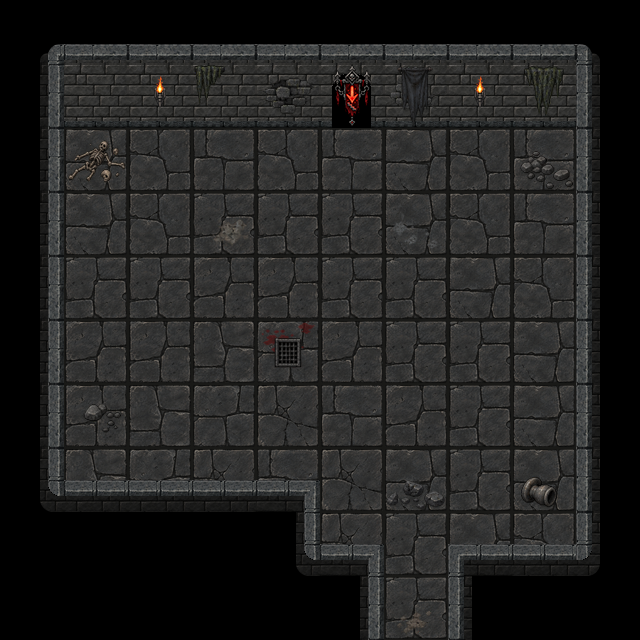

The image is a tile-based game level rendered from a .tmx file. Its description and complete source (layers, tilesets, objects, tile grids) follow:
An orthogonal 10x10 tile map with 64x64 px tiles, 8 tile layers (Ground, WallsFront_01, WallsBack_01, GroundDetails_02, ...), 4 tilesets and 10 objects (exit_up, exit_south).

<map version="1.10" tiledversion="1.12.2" orientation="orthogonal" renderorder="right-down" width="10" height="10" tilewidth="64" tileheight="64" infinite="0" nextlayerid="12" nextobjectid="12">
 <properties>
  <property name="enemy_spawn_mode" type="bool" value="true" />
 </properties>
 <tileset firstgid="1" source="../../act3_floor_64.tsx" />
 <tileset firstgid="9" source="../../my_tiles_textured.tsx" />
 <tileset firstgid="182" source="../../items.tsx" />
 <tileset firstgid="350" source="../../torches/torches.tsx" />
 <layer id="1" name="Ground" width="10" height="10">
  <data encoding="csv">
0,0,0,0,0,0,0,0,0,0,
0,3,4,5,1,2,3,4,8,0,
0,2,3,4,3,4,2,3,4,0,
0,2,3,1,1,1,2,3,4,0,
0,1,1,5,5,1,1,2,3,0,
0,5,5,6,7,5,1,1,2,0,
0,5,6,7,8,4,5,1,2,0,
0,6,7,8,4,8,2,1,2,0,
0,0,0,0,0,8,1,2,3,0,
0,0,0,0,0,0,1,0,0,0
</data>
 </layer>
 <layer id="2" name="WallsFront_01" width="10" height="10">
  <data encoding="csv">
0,0,0,0,0,0,0,0,0,0,
0,0,0,0,0,0,0,0,0,0,
0,0,0,0,0,0,0,0,0,0,
0,0,0,0,0,0,0,0,0,0,
0,0,0,0,0,0,0,0,0,0,
0,0,0,0,0,0,0,0,0,0,
0,0,0,0,0,0,0,0,0,0,
57,39,39,39,98,0,0,0,0,0,
0,0,0,0,57,98,0,97,39,55,
0,0,0,0,0,18,0,20,0,0
</data>
 </layer>
 <layer id="3" name="WallsBack_01" width="10" height="10">
  <data encoding="csv">
9,10,10,10,10,10,10,10,10,11,
18,19,19,19,19,77,19,19,19,20,
18,0,0,0,0,0,0,0,0,20,
18,0,0,0,0,0,0,0,0,20,
18,0,0,0,0,0,0,0,0,20,
18,0,0,0,0,0,0,0,0,20,
18,0,0,0,0,0,0,0,0,20,
0,0,0,0,0,0,0,0,0,20,
0,0,0,0,0,0,0,0,0,0,
0,0,0,0,0,0,0,0,0,0
</data>
 </layer>
 <layer id="11" name="GroundDetails_02" width="10" height="10">
  <data encoding="csv">
0,0,0,0,0,0,0,0,0,0,
0,0,0,0,0,0,0,0,0,0,
0,0,0,0,0,0,0,0,209,0,
0,0,0,280,0,0,0,0,0,0,
0,0,0,0,0,0,0,0,0,0,
0,0,0,0,207,0,0,0,0,0,
0,221,0,0,0,0,0,0,0,0,
0,0,0,0,0,0,0,0,0,0,
0,0,0,0,0,0,0,0,0,0,
0,0,0,0,0,0,282,0,0,0
</data>
 </layer>
 <layer id="4" name="GroundDetails_01" width="10" height="10">
  <data encoding="csv">
0,0,0,0,0,0,0,0,0,0,
0,0,0,0,0,0,0,0,0,0,
0,215,0,0,0,0,0,0,0,0,
0,0,0,0,0,0,264,0,0,0,
0,0,0,0,0,0,0,0,0,0,
0,0,0,0,194,0,0,0,0,0,
0,0,0,0,0,0,0,0,0,0,
0,0,0,0,0,0,251,0,232,0,
0,0,0,0,0,0,0,0,0,0,
0,0,0,0,0,0,0,0,0,0
</data>
 </layer>
 <layer id="7" name="DecorBack_02" width="10" height="10">
  <data encoding="csv">
0,0,0,0,0,0,0,0,0,0,
0,0,0,0,0,0,192,0,0,0,
0,0,0,0,0,0,0,0,0,0,
0,0,0,0,0,0,0,0,0,0,
0,0,0,0,0,0,0,0,0,0,
0,0,0,0,0,0,0,0,0,0,
0,0,0,0,0,0,0,0,0,0,
0,0,0,0,0,0,0,0,0,0,
0,0,0,0,0,0,0,0,0,0,
0,0,0,0,0,0,0,0,0,0
</data>
 </layer>
 <layer id="5" name="DecorBack_01" width="10" height="10">
  <data encoding="csv">
0,0,0,0,0,0,0,0,0,0,
0,0,0,245,191,87,261,0,257,0,
0,0,0,0,0,0,0,0,0,0,
0,0,0,0,0,0,0,0,0,0,
0,0,0,0,0,0,0,0,0,0,
0,0,0,0,0,0,0,0,0,0,
0,0,0,0,0,0,0,0,0,0,
0,0,0,0,0,0,0,0,0,0,
0,0,0,0,0,0,0,0,0,0,
0,0,0,0,0,0,0,0,0,0
</data>
 </layer>
 <layer id="6" name="Torches" width="10" height="10">
  <data encoding="csv">
0,0,0,0,0,0,0,0,0,0,
0,0,353,0,0,0,0,353,0,0,
0,0,0,0,0,0,0,0,0,0,
0,0,0,0,0,0,0,0,0,0,
0,0,0,0,0,0,0,0,0,0,
0,0,0,0,0,0,0,0,0,0,
0,0,0,0,0,0,0,0,0,0,
0,0,0,0,0,0,0,0,0,0,
0,0,0,0,0,0,0,0,0,0,
0,0,0,0,0,0,0,0,0,0
</data>
 </layer>
 <objectgroup id="8" name="Entities" />
 <objectgroup id="9" name="Connectors">
  <object id="7" name="exit_up" x="350.667" y="114.667">
   <point />
  </object>
  <object id="11" name="exit_south" x="414" y="622.667">
   <point />
  </object>
 </objectgroup>
 <objectgroup id="10" name="Blocked">
  <object id="2" x="594.667" y="149.333" width="36.6667" height="468.667" />
  <object id="3" x="480" y="591.333" width="78.6667" height="35.3333" />
  <object id="4" x="33.3333" y="590.667" width="325.333" height="28" />
  <object id="5" x="30" y="530.667" width="256.667" height="17.3333" />
  <object id="6" x="22" y="150.667" width="22" height="328" />
  <object id="8" x="25.3333" y="14" width="282" height="91.3333" />
  <object id="9" x="412.667" y="30" width="200" height="80" />
  <object id="10" x="339.333" y="14" width="25.3333" height="24.6667" />
 </objectgroup>
</map>
